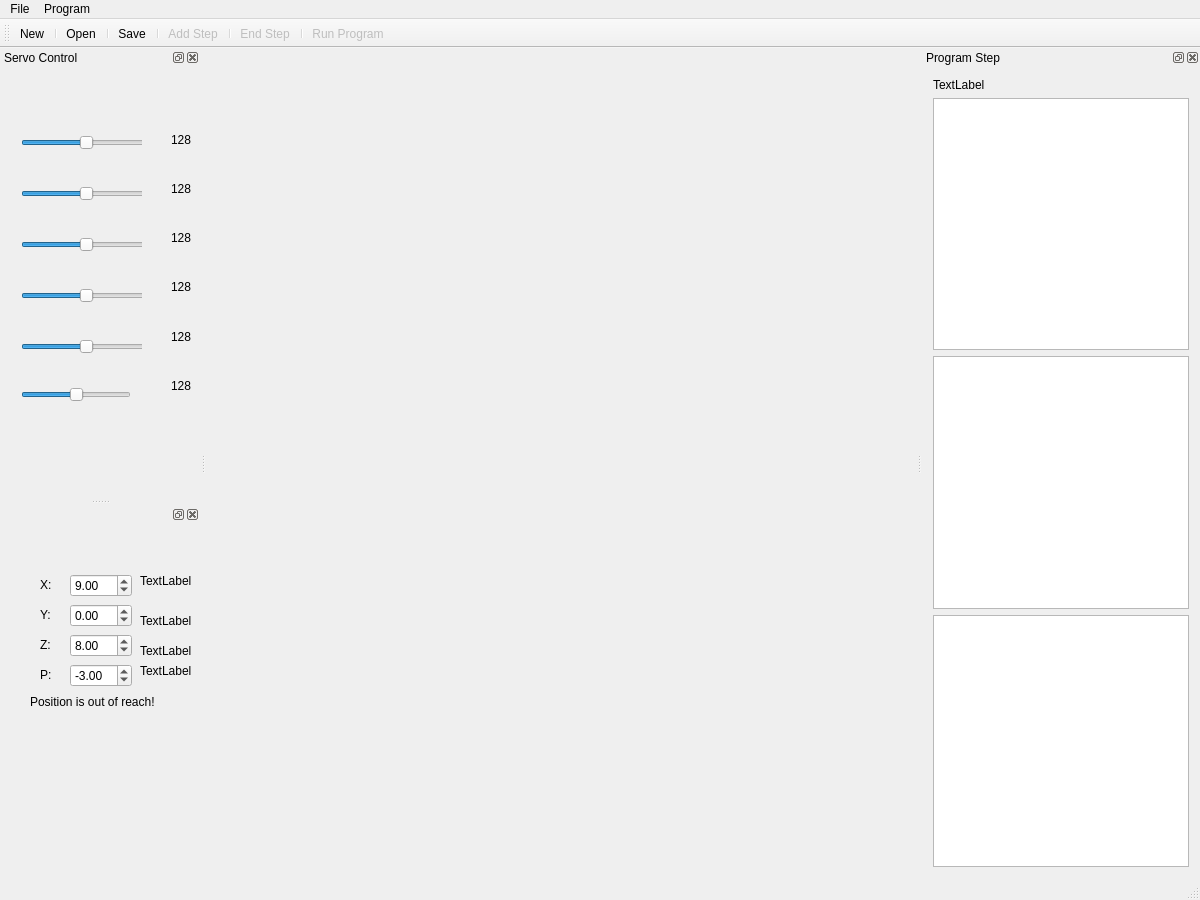
<?xml version="1.0" encoding="UTF-8"?>
<ui version="4.0">
 <class>MainWindow</class>
 <widget class="QMainWindow" name="MainWindow">
  <property name="geometry">
   <rect>
    <x>0</x>
    <y>0</y>
    <width>1200</width>
    <height>900</height>
   </rect>
  </property>
  <property name="minimumSize">
   <size>
    <width>1200</width>
    <height>900</height>
   </size>
  </property>
  <property name="windowTitle">
   <string>Robot</string>
  </property>
  <widget class="QWidget" name="centralWidget">
   <property name="minimumSize">
    <size>
     <width>200</width>
     <height>200</height>
    </size>
   </property>
  </widget>
  <widget class="QMenuBar" name="menuBar">
   <property name="geometry">
    <rect>
     <x>0</x>
     <y>0</y>
     <width>1200</width>
     <height>19</height>
    </rect>
   </property>
   <widget class="QMenu" name="menuFile">
    <property name="title">
     <string>File</string>
    </property>
    <addaction name="actionNew"/>
    <addaction name="actionOpen"/>
    <addaction name="actionSave"/>
   </widget>
   <widget class="QMenu" name="menuProgram">
    <property name="title">
     <string>Program</string>
    </property>
    <addaction name="actionAdd_Step"/>
    <addaction name="actionEnd_Step"/>
    <addaction name="actionRun_Program"/>
   </widget>
   <addaction name="menuFile"/>
   <addaction name="menuProgram"/>
  </widget>
  <widget class="QToolBar" name="mainToolBar">
   <property name="iconSize">
    <size>
     <width>16</width>
     <height>16</height>
    </size>
   </property>
   <attribute name="toolBarArea">
    <enum>TopToolBarArea</enum>
   </attribute>
   <attribute name="toolBarBreak">
    <bool>false</bool>
   </attribute>
   <addaction name="actionNew"/>
   <addaction name="separator"/>
   <addaction name="actionOpen"/>
   <addaction name="separator"/>
   <addaction name="actionSave"/>
   <addaction name="separator"/>
   <addaction name="actionAdd_Step"/>
   <addaction name="separator"/>
   <addaction name="actionEnd_Step"/>
   <addaction name="separator"/>
   <addaction name="actionRun_Program"/>
  </widget>
  <widget class="QStatusBar" name="statusBar"/>
  <widget class="QDockWidget" name="dockWidget">
   <property name="minimumSize">
    <size>
     <width>200</width>
     <height>310</height>
    </size>
   </property>
   <property name="windowTitle">
    <string>Servo Control</string>
   </property>
   <attribute name="dockWidgetArea">
    <number>1</number>
   </attribute>
   <widget class="QWidget" name="dockWidgetContents">
    <widget class="QWidget" name="layoutWidget">
     <property name="geometry">
      <rect>
       <x>10</x>
       <y>30</y>
       <width>132</width>
       <height>342</height>
      </rect>
     </property>
     <layout class="QVBoxLayout" name="verticalLayout_2">
      <item>
       <widget class="QSlider" name="horizontalSlider_1">
        <property name="minimumSize">
         <size>
          <width>130</width>
          <height>20</height>
         </size>
        </property>
        <property name="maximumSize">
         <size>
          <width>131</width>
          <height>21</height>
         </size>
        </property>
        <property name="maximum">
         <number>255</number>
        </property>
        <property name="value">
         <number>128</number>
        </property>
        <property name="orientation">
         <enum>Qt::Horizontal</enum>
        </property>
       </widget>
      </item>
      <item>
       <widget class="QSlider" name="horizontalSlider_2">
        <property name="minimumSize">
         <size>
          <width>130</width>
          <height>20</height>
         </size>
        </property>
        <property name="maximumSize">
         <size>
          <width>131</width>
          <height>21</height>
         </size>
        </property>
        <property name="maximum">
         <number>255</number>
        </property>
        <property name="value">
         <number>128</number>
        </property>
        <property name="orientation">
         <enum>Qt::Horizontal</enum>
        </property>
       </widget>
      </item>
      <item>
       <widget class="QSlider" name="horizontalSlider_3">
        <property name="minimumSize">
         <size>
          <width>130</width>
          <height>20</height>
         </size>
        </property>
        <property name="maximumSize">
         <size>
          <width>131</width>
          <height>21</height>
         </size>
        </property>
        <property name="maximum">
         <number>255</number>
        </property>
        <property name="value">
         <number>128</number>
        </property>
        <property name="orientation">
         <enum>Qt::Horizontal</enum>
        </property>
       </widget>
      </item>
      <item>
       <widget class="QSlider" name="horizontalSlider_4">
        <property name="minimumSize">
         <size>
          <width>130</width>
          <height>20</height>
         </size>
        </property>
        <property name="maximumSize">
         <size>
          <width>131</width>
          <height>21</height>
         </size>
        </property>
        <property name="maximum">
         <number>255</number>
        </property>
        <property name="value">
         <number>128</number>
        </property>
        <property name="orientation">
         <enum>Qt::Horizontal</enum>
        </property>
       </widget>
      </item>
      <item>
       <widget class="QSlider" name="horizontalSlider_5">
        <property name="minimumSize">
         <size>
          <width>130</width>
          <height>20</height>
         </size>
        </property>
        <property name="maximumSize">
         <size>
          <width>131</width>
          <height>21</height>
         </size>
        </property>
        <property name="maximum">
         <number>255</number>
        </property>
        <property name="value">
         <number>128</number>
        </property>
        <property name="orientation">
         <enum>Qt::Horizontal</enum>
        </property>
       </widget>
      </item>
      <item>
       <widget class="QSlider" name="horizontalSlider_6">
        <property name="maximum">
         <number>255</number>
        </property>
        <property name="value">
         <number>128</number>
        </property>
        <property name="orientation">
         <enum>Qt::Horizontal</enum>
        </property>
       </widget>
      </item>
     </layout>
    </widget>
    <widget class="QWidget" name="layoutWidget">
     <property name="geometry">
      <rect>
       <x>160</x>
       <y>40</y>
       <width>32</width>
       <height>311</height>
      </rect>
     </property>
     <layout class="QVBoxLayout" name="verticalLayout">
      <item>
       <widget class="QLabel" name="label">
        <property name="minimumSize">
         <size>
          <width>30</width>
          <height>0</height>
         </size>
        </property>
        <property name="maximumSize">
         <size>
          <width>31</width>
          <height>16777215</height>
         </size>
        </property>
        <property name="text">
         <string>128</string>
        </property>
       </widget>
      </item>
      <item>
       <widget class="QLabel" name="label_2">
        <property name="minimumSize">
         <size>
          <width>30</width>
          <height>0</height>
         </size>
        </property>
        <property name="maximumSize">
         <size>
          <width>31</width>
          <height>16777215</height>
         </size>
        </property>
        <property name="text">
         <string>128</string>
        </property>
       </widget>
      </item>
      <item>
       <widget class="QLabel" name="label_3">
        <property name="minimumSize">
         <size>
          <width>30</width>
          <height>0</height>
         </size>
        </property>
        <property name="maximumSize">
         <size>
          <width>31</width>
          <height>16777215</height>
         </size>
        </property>
        <property name="text">
         <string>128</string>
        </property>
       </widget>
      </item>
      <item>
       <widget class="QLabel" name="label_4">
        <property name="minimumSize">
         <size>
          <width>30</width>
          <height>0</height>
         </size>
        </property>
        <property name="maximumSize">
         <size>
          <width>31</width>
          <height>16777215</height>
         </size>
        </property>
        <property name="text">
         <string>128</string>
        </property>
       </widget>
      </item>
      <item>
       <widget class="QLabel" name="label_5">
        <property name="minimumSize">
         <size>
          <width>30</width>
          <height>0</height>
         </size>
        </property>
        <property name="maximumSize">
         <size>
          <width>31</width>
          <height>16777215</height>
         </size>
        </property>
        <property name="text">
         <string>128</string>
        </property>
       </widget>
      </item>
      <item>
       <widget class="QLabel" name="label_6">
        <property name="minimumSize">
         <size>
          <width>30</width>
          <height>0</height>
         </size>
        </property>
        <property name="maximumSize">
         <size>
          <width>31</width>
          <height>16777215</height>
         </size>
        </property>
        <property name="text">
         <string>128</string>
        </property>
       </widget>
      </item>
     </layout>
    </widget>
   </widget>
  </widget>
  <widget class="QDockWidget" name="dockWidget_2">
   <property name="sizePolicy">
    <sizepolicy hsizetype="Preferred" vsizetype="Preferred">
     <horstretch>0</horstretch>
     <verstretch>0</verstretch>
    </sizepolicy>
   </property>
   <property name="windowTitle">
    <string>Program Step</string>
   </property>
   <attribute name="dockWidgetArea">
    <number>2</number>
   </attribute>
   <widget class="QWidget" name="dockWidgetContents_2">
    <layout class="QGridLayout" name="gridLayout">
     <item row="0" column="0">
      <widget class="QLabel" name="label_7">
       <property name="text">
        <string>TextLabel</string>
       </property>
      </widget>
     </item>
     <item row="1" column="0">
      <widget class="QTextBrowser" name="textBrowser">
       <property name="sizePolicy">
        <sizepolicy hsizetype="Expanding" vsizetype="Expanding">
         <horstretch>0</horstretch>
         <verstretch>0</verstretch>
        </sizepolicy>
       </property>
      </widget>
     </item>
     <item row="2" column="0">
      <widget class="QGraphicsView" name="graphicsView_1">
       <property name="sizePolicy">
        <sizepolicy hsizetype="Expanding" vsizetype="Expanding">
         <horstretch>0</horstretch>
         <verstretch>0</verstretch>
        </sizepolicy>
       </property>
       <property name="sizeAdjustPolicy">
        <enum>QAbstractScrollArea::AdjustToContents</enum>
       </property>
      </widget>
     </item>
     <item row="3" column="0">
      <widget class="QGraphicsView" name="graphicsView_2">
       <property name="sizeAdjustPolicy">
        <enum>QAbstractScrollArea::AdjustToContents</enum>
       </property>
      </widget>
     </item>
    </layout>
   </widget>
  </widget>
  <widget class="QDockWidget" name="dockWidget_4">
   <property name="minimumSize">
    <size>
     <width>58</width>
     <height>256</height>
    </size>
   </property>
   <attribute name="dockWidgetArea">
    <number>1</number>
   </attribute>
   <widget class="QWidget" name="dockWidgetContents_4">
    <widget class="QDoubleSpinBox" name="spinBox_x">
     <property name="geometry">
      <rect>
       <x>70</x>
       <y>50</y>
       <width>62</width>
       <height>23</height>
      </rect>
     </property>
     <property name="minimum">
      <double>-160.000000000000000</double>
     </property>
     <property name="maximum">
      <double>160.990000000000009</double>
     </property>
     <property name="value">
      <double>9.000000000000000</double>
     </property>
    </widget>
    <widget class="QDoubleSpinBox" name="spinBox_y">
     <property name="geometry">
      <rect>
       <x>70</x>
       <y>80</y>
       <width>62</width>
       <height>23</height>
      </rect>
     </property>
     <property name="minimum">
      <double>-80.000000000000000</double>
     </property>
     <property name="maximum">
      <double>80.000000000000000</double>
     </property>
    </widget>
    <widget class="QDoubleSpinBox" name="spinBox_z">
     <property name="geometry">
      <rect>
       <x>70</x>
       <y>110</y>
       <width>62</width>
       <height>23</height>
      </rect>
     </property>
     <property name="value">
      <double>8.000000000000000</double>
     </property>
    </widget>
    <widget class="QLabel" name="label_9">
     <property name="geometry">
      <rect>
       <x>40</x>
       <y>50</y>
       <width>21</width>
       <height>21</height>
      </rect>
     </property>
     <property name="text">
      <string>X:</string>
     </property>
    </widget>
    <widget class="QDoubleSpinBox" name="spinBox_p">
     <property name="geometry">
      <rect>
       <x>70</x>
       <y>140</y>
       <width>62</width>
       <height>23</height>
      </rect>
     </property>
     <property name="minimum">
      <double>-99.000000000000000</double>
     </property>
     <property name="value">
      <double>-3.000000000000000</double>
     </property>
    </widget>
    <widget class="QLabel" name="label_10">
     <property name="geometry">
      <rect>
       <x>40</x>
       <y>80</y>
       <width>21</width>
       <height>21</height>
      </rect>
     </property>
     <property name="text">
      <string>Y:</string>
     </property>
    </widget>
    <widget class="QLabel" name="label_11">
     <property name="geometry">
      <rect>
       <x>40</x>
       <y>110</y>
       <width>21</width>
       <height>21</height>
      </rect>
     </property>
     <property name="text">
      <string>Z:</string>
     </property>
    </widget>
    <widget class="QLabel" name="label_12">
     <property name="geometry">
      <rect>
       <x>40</x>
       <y>140</y>
       <width>21</width>
       <height>21</height>
      </rect>
     </property>
     <property name="text">
      <string>P:</string>
     </property>
    </widget>
    <widget class="QLabel" name="label_error">
     <property name="geometry">
      <rect>
       <x>30</x>
       <y>170</y>
       <width>131</width>
       <height>16</height>
      </rect>
     </property>
     <property name="text">
      <string>Position is out of reach!</string>
     </property>
    </widget>
    <widget class="QLabel" name="label_angle_0">
     <property name="geometry">
      <rect>
       <x>140</x>
       <y>50</y>
       <width>52</width>
       <height>14</height>
      </rect>
     </property>
     <property name="text">
      <string>TextLabel</string>
     </property>
    </widget>
    <widget class="QLabel" name="label_angle_1">
     <property name="geometry">
      <rect>
       <x>140</x>
       <y>90</y>
       <width>52</width>
       <height>14</height>
      </rect>
     </property>
     <property name="text">
      <string>TextLabel</string>
     </property>
    </widget>
    <widget class="QLabel" name="label_angle_2">
     <property name="geometry">
      <rect>
       <x>140</x>
       <y>120</y>
       <width>52</width>
       <height>14</height>
      </rect>
     </property>
     <property name="text">
      <string>TextLabel</string>
     </property>
    </widget>
    <widget class="QLabel" name="label_angle_3">
     <property name="geometry">
      <rect>
       <x>140</x>
       <y>140</y>
       <width>52</width>
       <height>14</height>
      </rect>
     </property>
     <property name="text">
      <string>TextLabel</string>
     </property>
    </widget>
   </widget>
  </widget>
  <action name="actionNew">
   <property name="icon">
    <iconset resource="icons.qrc">
     <normaloff>:/Image/new.png</normaloff>:/Image/new.png</iconset>
   </property>
   <property name="text">
    <string>New</string>
   </property>
  </action>
  <action name="actionOpen">
   <property name="icon">
    <iconset resource="icons.qrc">
     <normaloff>:/Image/open.png</normaloff>:/Image/open.png</iconset>
   </property>
   <property name="text">
    <string>Open</string>
   </property>
  </action>
  <action name="actionSave">
   <property name="icon">
    <iconset resource="icons.qrc">
     <normaloff>:/Image/save.png</normaloff>:/Image/save.png</iconset>
   </property>
   <property name="text">
    <string>Save</string>
   </property>
  </action>
  <action name="actionAdd_Step">
   <property name="enabled">
    <bool>false</bool>
   </property>
   <property name="icon">
    <iconset resource="icons.qrc">
     <normaloff>:/Image/add.png</normaloff>:/Image/add.png</iconset>
   </property>
   <property name="text">
    <string>Add Step</string>
   </property>
  </action>
  <action name="actionEnd_Step">
   <property name="enabled">
    <bool>false</bool>
   </property>
   <property name="icon">
    <iconset resource="icons.qrc">
     <normaloff>:/Image/stop.png</normaloff>:/Image/stop.png</iconset>
   </property>
   <property name="text">
    <string>End Step</string>
   </property>
  </action>
  <action name="actionRun_Program">
   <property name="enabled">
    <bool>false</bool>
   </property>
   <property name="icon">
    <iconset resource="icons.qrc">
     <normaloff>:/Image/run.png</normaloff>:/Image/run.png</iconset>
   </property>
   <property name="text">
    <string>Run Program</string>
   </property>
  </action>
 </widget>
 <layoutdefault spacing="6" margin="11"/>
 <resources>
  <include location="icons.qrc"/>
 </resources>
 <connections/>
</ui>
